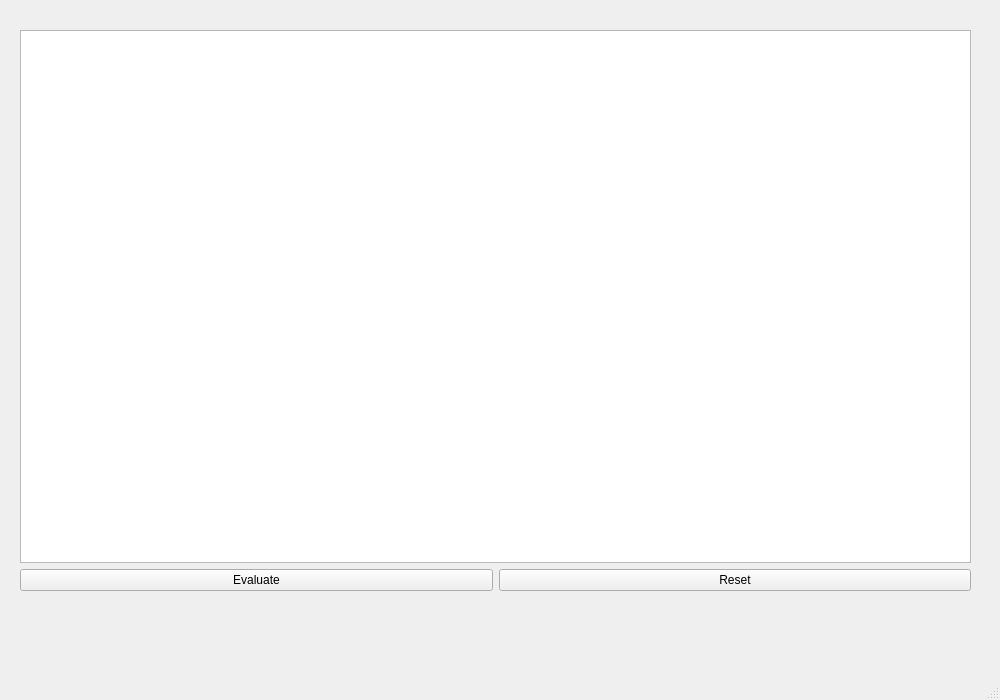
<?xml version="1.0" encoding="UTF-8"?>
<ui version="4.0">
 <class>MainWindow</class>
 <widget class="QMainWindow" name="MainWindow">
  <property name="geometry">
   <rect>
    <x>0</x>
    <y>0</y>
    <width>1000</width>
    <height>700</height>
   </rect>
  </property>
  <property name="maximumSize">
   <size>
    <width>1000</width>
    <height>700</height>
   </size>
  </property>
  <property name="windowTitle">
   <string>MainWindow</string>
  </property>
  <widget class="QWidget" name="centralwidget">
   <widget class="QWidget" name="layoutWidget">
    <property name="geometry">
     <rect>
      <x>20</x>
      <y>30</y>
      <width>951</width>
      <height>561</height>
     </rect>
    </property>
    <layout class="QVBoxLayout" name="verticalLayout">
     <item>
      <widget class="QGraphicsView" name="graphicsView">
       <property name="maximumSize">
        <size>
         <width>1000</width>
         <height>1000</height>
        </size>
       </property>
      </widget>
     </item>
     <item>
      <layout class="QHBoxLayout" name="horizontalLayout">
       <item>
        <widget class="QPushButton" name="evaluateButton">
         <property name="text">
          <string>Evaluate</string>
         </property>
        </widget>
       </item>
       <item>
        <widget class="QPushButton" name="resetButton">
         <property name="text">
          <string>Reset</string>
         </property>
        </widget>
       </item>
      </layout>
     </item>
    </layout>
   </widget>
  </widget>
  <widget class="QMenuBar" name="menubar">
   <property name="geometry">
    <rect>
     <x>0</x>
     <y>0</y>
     <width>1000</width>
     <height>26</height>
    </rect>
   </property>
  </widget>
  <widget class="QStatusBar" name="statusbar"/>
 </widget>
 <resources/>
 <connections/>
</ui>
